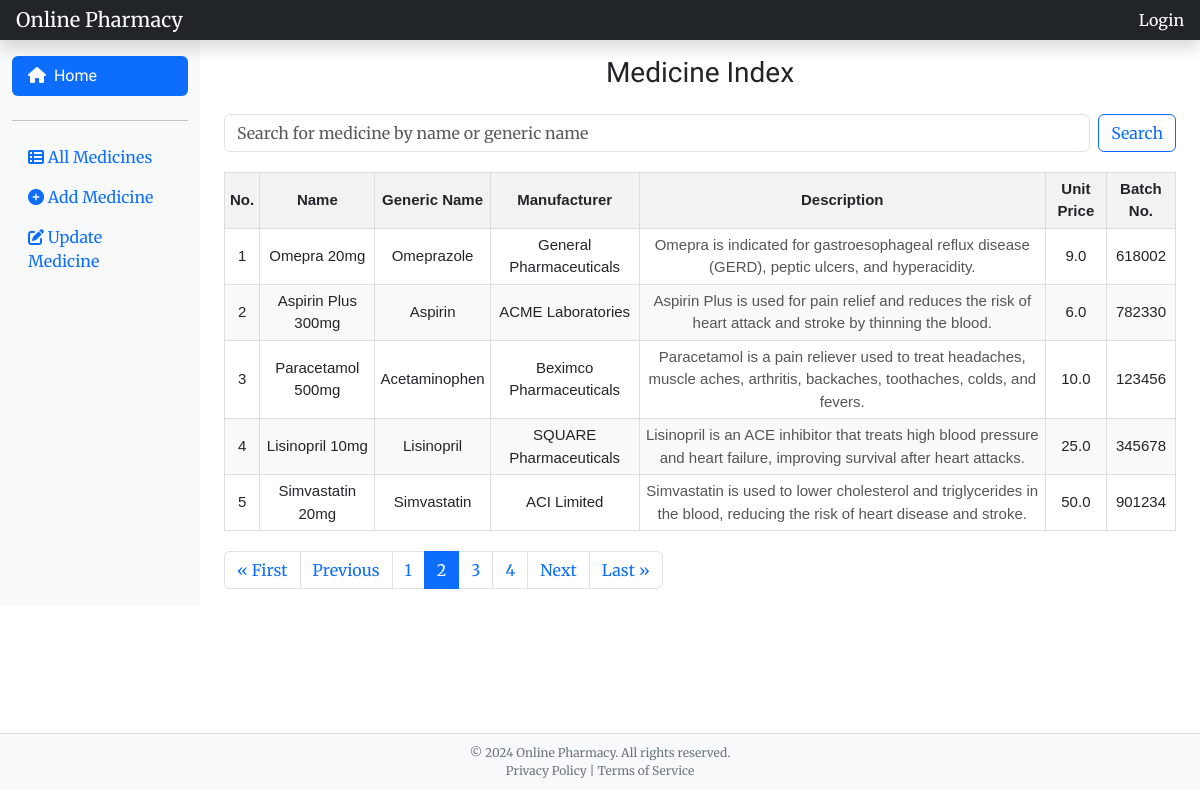
Screenshot of /?page=2 with the database file from the repository.
### medicine/models.py (models this page shows, shortened)
class Medicine(models.Model):
    name = models.CharField(max_length=100)
    generic_name = models.CharField(max_length=100)
    manufacturer = models.CharField(max_length=100)
    description = models.TextField()
    price = models.FloatField()
    batch_number = models.IntegerField()

### medicine/views.py (the view)
# urls.py: path('', IndexView.as_view(), name='index'),
class IndexView(View):
    def get(self, request):
        medicines = Medicine.objects.all()
        paginator = Paginator(medicines, 5)  # Show 5 medicines per page.
        user = request.user
        page_number = request.GET.get("page")
        page_obj = paginator.get_page(page_number)
        context = {
            'page_obj': page_obj,
            'user': user,
                   }
        return render(request, 'index.html', context)

### templates/index.html
{% extends 'base.html' %}
{% load static %}
{% block content %}
    <main class="col-md-9 ms-sm-auto col-lg-10 px-md-4">
        <div class="pt-3">
            <h3 class="text-center mb-4">Medicine Index</h3>
            <div class="mb-3">
        <form class="d-flex" role="search" action="{% url 'search' %}" method="GET">
            <input class="form-control me-2" type="search" name="q" placeholder="Search for medicine by name or generic name" aria-label="Search">
            <button class="btn btn-outline-primary" type="submit">Search</button>
        </form>
            </div>
    <table>
        <thead>
            <tr>
                <th>No.</th>
                <th>Name</th>
                <th>Generic Name</th>
                <th>Manufacturer</th>
                <th>Description</th>
                <th>Unit Price</th>
                <th>Batch No.</th>
            </tr>
        </thead>
        <tbody>
            {% for medicine in page_obj %}
            <tr>
                <td>{{ forloop.counter }}</td>
                <td>{{ medicine.name }}</td>
                <td>{{ medicine.generic_name }}</td>
                <td>{{ medicine.manufacturer }}</td>
                <td><small>{{ medicine.description }}</small></td>
                <td>{{ medicine.price }}</td>
                <td>{{ medicine.batch_number }}</td>
            </tr>
            {% endfor %}
        </tbody>
    </table>
<div class="pagination">
    <nav aria-label="Page navigation">
        <ul class="pagination justify-content-center">
            {% if page_obj.has_previous %}
                <li class="page-item">
                    <a class="page-link" href="?page=1" aria-label="First">
                        <span aria-hidden="true">&laquo; First</span>
                    </a>
                </li>
                <li class="page-item">
                    <a class="page-link" href="?page={{ page_obj.previous_page_number }}" aria-label="Previous">
                        <span aria-hidden="true">Previous</span>
                    </a>
                </li>
            {% endif %}
            {% for i in page_obj.paginator.page_range %}
                {% if i == page_obj.number %}
                    <li class="page-item active" aria-current="page">
                        <span class="page-link">{{ i }}</span>
                    </li>
                {% else %}
                    <li class="page-item">
                        <a class="page-link" href="?page={{ i }}">{{ i }}</a>
                    </li>
                {% endif %}
            {% endfor %}
            {% if page_obj.has_next %}
                <li class="page-item">
                    <a class="page-link" href="?page={{ page_obj.next_page_number }}" aria-label="Next">
                        <span aria-hidden="true">Next</span>
                    </a>
                </li>
                <li class="page-item">
                    <a class="page-link" href="?page={{ page_obj.paginator.num_pages }}" aria-label="Last">
                        <span aria-hidden="true">Last &raquo;</span>
                    </a>
                </li>
            {% endif %}
        </ul>
    </nav>
</div>
            </div>
        </main>
{% block footer %}
<footer style=" position: absolute; bottom: 10px; width: 100%; text-align: center; padding: 10px; background-color: #f8f9fa; border-top: 1px solid #ddd;">
    <p style="font-size: 12px; color: #6c757d; margin: 0;">&copy; 2024 Online Pharmacy. All rights reserved.</p>
    <p style="font-size: 12px; color: #6c757d; margin: 0;">Privacy Policy | Terms of Service</p>
</footer>
{% endblock %}
{% endblock %}

### medicine/static/css/main.css (style rules this page uses)
table { width: 100%; border-collapse: collapse; margin: 20px 0; font-family: Arial, sans-serif; font-size: 15px; }
th, td { padding: 5px; text-align: center; border: 1px solid #ddd; }
th { background-color: #f2f2f2; font-weight: bold; }
tr:nth-child(even) { background-color: #f9f9f9; }
small { font-size: 15px; color: #555; }

### templates/base.html (style rules this page uses)
body { font-family: 'Merriweather', serif; }
h3, .dashboard { font-family: 'Pattaya', sans-serif; }

### rows the page displays
Medicine: name "Omepra 20mg", generic_name "Omeprazole", manufacturer "General Pharmaceuticals", description "Omepra is indicated for gastroesophageal reflux disease (GERD), peptic ulcers, and hyperacidity.", price "9.0", batch_number "618002"
Medicine: name "Aspirin Plus 300mg", generic_name "Aspirin", manufacturer "ACME Laboratories", description "Aspirin Plus is used for pain relief and reduces the risk of heart attack and stroke by thinning the blood.", price "6.0", batch_number "782330"
Medicine: name "Paracetamol 500mg", generic_name "Acetaminophen", manufacturer "Beximco Pharmaceuticals", description "Paracetamol is a pain reliever used to treat headaches, muscle aches, arthritis, backaches, toothaches, colds, and fevers.", price "10.0", batch_number "123456"
Medicine: name "Lisinopril 10mg", generic_name "Lisinopril", manufacturer "SQUARE Pharmaceuticals", description "Lisinopril is an ACE inhibitor that treats high blood pressure and heart failure, improving survival after heart attacks.", price "25.0", batch_number "345678"
Medicine: name "Simvastatin 20mg", generic_name "Simvastatin", manufacturer "ACI Limited", description "Simvastatin is used to lower cholesterol and triglycerides in the blood, reducing the risk of heart disease and stroke.", price "50.0", batch_number "901234"

### other values shown
{{ i }} "1" "3" "4"
{{ i }} "2"
